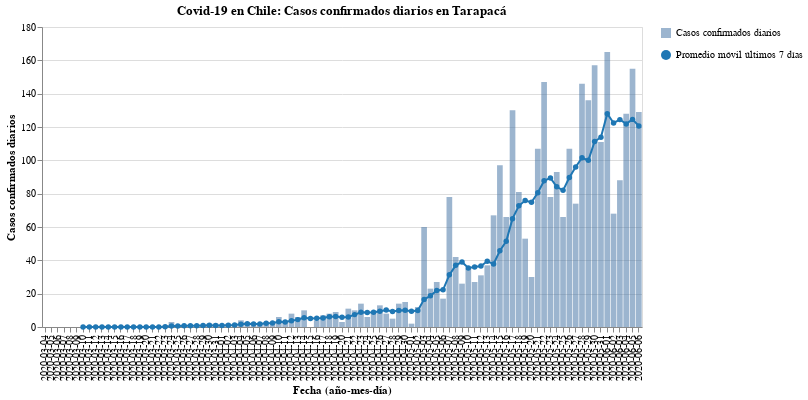

The code cell stored with this chart in its notebook:
### Code cell
#hide_input
bars, line = my_cases_plot(region)
(bars + line).properties(
    title=f'Covid-19 en Chile: Casos confirmados diarios en {region}',
    width=600
)

### Figure 1 — Vega-Lite specification as saved in the notebook (floating-point values rounded to 4 significant figures)
{"config": {"view": {"continuousWidth": 400, "continuousHeight": 300}}, "layer": [{"mark": {"type": "bar", "opacity": 0.7}, "encoding": {"opacity": {"type": "nominal", "field": "Casos confirmados diarios", "legend": {"title": ""}}, "tooltip": [{"type": "nominal", "field": "Fecha"}, {"type": "quantitative", "field": "Casos confirmados"}], "x": {"type": "nominal", "axis": {"title": "Fecha (año-mes-día)"}, "field": "Fecha"}, "y": {"type": "quantitative", "axis": {"title": "Casos confirmados diarios"}, "field": "Casos confirmados"}}}, {"mark": {"type": "line", "color": "#1f77b4", "point": {"filled": true, "fill": "#1f77b4"}}, "encoding": {"shape": {"type": "nominal", "field": "Promedio móvil últimos 7 días", "legend": {"title": ""}}, "x": {"type": "nominal", "axis": {"title": "Fecha (año-mes-día)"}, "field": "Fecha"}, "y": {"type": "quantitative", "field": "Rolling"}}}], "data": {"name": "data-26c4b0d8ef6438194bb486e574daab61"}, "title": "Covid-19 en Chile: Casos confirmados diarios en Tarapacá", "width": 600, "$schema": "https://vega.github.io/schema/vega-lite/v4.8.1.json", "datasets": {"data-26c4b0d8ef6438194bb486e574daab61": [{"Fecha": "2020-03-04", "Casos confirmados": 0, "Rolling": null, "Casos confirmados diarios": "Casos confirmados diarios", "Promedio móvil últimos 7 días": "Promedio móvil últimos 7 días"}, {"Fecha": "2020-03-05", "Casos confirmados": 0, "Rolling": null, "Casos confirmados diarios": "Casos confirmados diarios", "Promedio móvil últimos 7 días": "Promedio móvil últimos 7 días"}, {"Fecha": "2020-03-06", "Casos confirmados": 0, "Rolling": null, "Casos confirmados diarios": "Casos confirmados diarios", "Promedio móvil últimos 7 días": "Promedio móvil últimos 7 días"}, {"Fecha": "2020-03-07", "Casos confirmados": 0, "Rolling": null, "Casos confirmados diarios": "Casos confirmados diarios", "Promedio móvil últimos 7 días": "Promedio móvil últimos 7 días"}, {"Fecha": "2020-03-08", "Casos confirmados": 0, "Rolling": null, "Casos confirmados diarios": "Casos confirmados diarios", "Promedio móvil últimos 7 días": "Promedio móvil últimos 7 días"}, {"Fecha": "2020-03-09", "Casos confirmados": 0, "Rolling": null, "Casos confirmados diarios": "Casos confirmados diarios", "Promedio móvil últimos 7 días": "Promedio móvil últimos 7 días"}, {"Fecha": "2020-03-10", "Casos confirmados": 0, "Rolling": 0.0, "Casos confirmados diarios": "Casos confirmados diarios", "Promedio móvil últimos 7 días": "Promedio móvil últimos 7 días"}, {"Fecha": "2020-03-11", "Casos confirmados": 0, "Rolling": 0.0, "Casos confirmados diarios": "Casos confirmados diarios", "Promedio móvil últimos 7 días": "Promedio móvil últimos 7 días"}, {"Fecha": "2020-03-12", "Casos confirmados": 0, "Rolling": 0.0, "Casos confirmados diarios": "Casos confirmados diarios", "Promedio móvil últimos 7 días": "Promedio móvil últimos 7 días"}, {"Fecha": "2020-03-13", "Casos confirmados": 0, "Rolling": 0.0, "Casos confirmados diarios": "Casos confirmados diarios", "Promedio móvil últimos 7 días": "Promedio móvil últimos 7 días"}, {"Fecha": "2020-03-14", "Casos confirmados": 0, "Rolling": 0.0, "Casos confirmados diarios": "Casos confirmados diarios", "Promedio móvil últimos 7 días": "Promedio móvil últimos 7 días"}, {"Fecha": "2020-03-15", "Casos confirmados": 0, "Rolling": 0.0, "Casos confirmados diarios": "Casos confirmados diarios", "Promedio móvil últimos 7 días": "Promedio móvil últimos 7 días"}, {"Fecha": "2020-03-16", "Casos confirmados": 0, "Rolling": 0.0, "Casos confirmados diarios": "Casos confirmados diarios", "Promedio móvil últimos 7 días": "Promedio móvil últimos 7 días"}, {"Fecha": "2020-03-17", "Casos confirmados": 0, "Rolling": 0.0, "Casos confirmados diarios": "Casos confirmados diarios", "Promedio móvil últimos 7 días": "Promedio móvil últimos 7 días"}, {"Fecha": "2020-03-18", "Casos confirmados": 0, "Rolling": 0.0, "Casos confirmados diarios": "Casos confirmados diarios", "Promedio móvil últimos 7 días": "Promedio móvil últimos 7 días"}, {"Fecha": "2020-03-19", "Casos confirmados": 0, "Rolling": 0.0, "Casos confirmados diarios": "Casos confirmados diarios", "Promedio móvil últimos 7 días": "Promedio móvil últimos 7 días"}, {"Fecha": "2020-03-20", "Casos confirmados": 0, "Rolling": 0.0, "Casos confirmados diarios": "Casos confirmados diarios", "Promedio móvil últimos 7 días": "Promedio móvil últimos 7 días"}, {"Fecha": "2020-03-21", "Casos confirmados": 0, "Rolling": 0.0, "Casos confirmados diarios": "Casos confirmados diarios", "Promedio móvil últimos 7 días": "Promedio móvil últimos 7 días"}, {"Fecha": "2020-03-22", "Casos confirmados": 0, "Rolling": 0.0, "Casos confirmados diarios": "Casos confirmados diarios", "Promedio móvil últimos 7 días": "Promedio móvil últimos 7 días"}, {"Fecha": "2020-03-23", "Casos confirmados": 1, "Rolling": 0.1429, "Casos confirmados diarios": "Casos confirmados diarios", "Promedio móvil últimos 7 días": "Promedio móvil últimos 7 días"}, {"Fecha": "2020-03-24", "Casos confirmados": 3, "Rolling": 0.5714, "Casos confirmados diarios": "Casos confirmados diarios", "Promedio móvil últimos 7 días": "Promedio móvil últimos 7 días"}, {"Fecha": "2020-03-25", "Casos confirmados": 0, "Rolling": 0.5714, "Casos confirmados diarios": "Casos confirmados diarios", "Promedio móvil últimos 7 días": "Promedio móvil últimos 7 días"}, {"Fecha": "2020-03-26", "Casos confirmados": 1, "Rolling": 0.7143, "Casos confirmados diarios": "Casos confirmados diarios", "Promedio móvil últimos 7 días": "Promedio móvil últimos 7 días"}, {"Fecha": "2020-03-27", "Casos confirmados": 0, "Rolling": 0.7143, "Casos confirmados diarios": "Casos confirmados diarios", "Promedio móvil últimos 7 días": "Promedio móvil últimos 7 días"}, {"Fecha": "2020-03-28", "Casos confirmados": 0, "Rolling": 0.7143, "Casos confirmados diarios": "Casos confirmados diarios", "Promedio móvil últimos 7 días": "Promedio móvil últimos 7 días"}, {"Fecha": "2020-03-29", "Casos confirmados": 1, "Rolling": 0.8571, "Casos confirmados diarios": "Casos confirmados diarios", "Promedio móvil últimos 7 días": "Promedio móvil últimos 7 días"}, {"Fecha": "2020-03-30", "Casos confirmados": 2, "Rolling": 1.0, "Casos confirmados diarios": "Casos confirmados diarios", "Promedio móvil últimos 7 días": "Promedio móvil últimos 7 días"}, {"Fecha": "2020-03-31", "Casos confirmados": 2, "Rolling": 0.8571, "Casos confirmados diarios": "Casos confirmados diarios", "Promedio móvil últimos 7 días": "Promedio móvil últimos 7 días"}, {"Fecha": "2020-04-01", "Casos confirmados": 0, "Rolling": 0.8571, "Casos confirmados diarios": "Casos confirmados diarios", "Promedio móvil últimos 7 días": "Promedio móvil últimos 7 días"}, {"Fecha": "2020-04-02", "Casos confirmados": 2, "Rolling": 1.0, "Casos confirmados diarios": "Casos confirmados diarios", "Promedio móvil últimos 7 días": "Promedio móvil últimos 7 días"}, {"Fecha": "2020-04-03", "Casos confirmados": 1, "Rolling": 1.143, "Casos confirmados diarios": "Casos confirmados diarios", "Promedio móvil últimos 7 días": "Promedio móvil últimos 7 días"}, {"Fecha": "2020-04-04", "Casos confirmados": 4, "Rolling": 1.714, "Casos confirmados diarios": "Casos confirmados diarios", "Promedio móvil últimos 7 días": "Promedio móvil últimos 7 días"}, {"Fecha": "2020-04-05", "Casos confirmados": 3, "Rolling": 2.0, "Casos confirmados diarios": "Casos confirmados diarios", "Promedio móvil últimos 7 días": "Promedio móvil últimos 7 días"}, {"Fecha": "2020-04-06", "Casos confirmados": 1, "Rolling": 1.857, "Casos confirmados diarios": "Casos confirmados diarios", "Promedio móvil últimos 7 días": "Promedio móvil últimos 7 días"}, {"Fecha": "2020-04-07", "Casos confirmados": 2, "Rolling": 1.857, "Casos confirmados diarios": "Casos confirmados diarios", "Promedio móvil últimos 7 días": "Promedio móvil últimos 7 días"}, {"Fecha": "2020-04-08", "Casos confirmados": 3, "Rolling": 2.286, "Casos confirmados diarios": "Casos confirmados diarios", "Promedio móvil últimos 7 días": "Promedio móvil últimos 7 días"}, {"Fecha": "2020-04-09", "Casos confirmados": 3, "Rolling": 2.429, "Casos confirmados diarios": "Casos confirmados diarios", "Promedio móvil últimos 7 días": "Promedio móvil últimos 7 días"}, {"Fecha": "2020-04-10", "Casos confirmados": 6, "Rolling": 3.143, "Casos confirmados diarios": "Casos confirmados diarios", "Promedio móvil últimos 7 días": "Promedio móvil últimos 7 días"}, {"Fecha": "2020-04-11", "Casos confirmados": 3, "Rolling": 3.0, "Casos confirmados diarios": "Casos confirmados diarios", "Promedio móvil últimos 7 días": "Promedio móvil últimos 7 días"}, {"Fecha": "2020-04-12", "Casos confirmados": 8, "Rolling": 3.714, "Casos confirmados diarios": "Casos confirmados diarios", "Promedio móvil últimos 7 días": "Promedio móvil últimos 7 días"}, {"Fecha": "2020-04-13", "Casos confirmados": 6, "Rolling": 4.429, "Casos confirmados diarios": "Casos confirmados diarios", "Promedio móvil últimos 7 días": "Promedio móvil últimos 7 días"}, {"Fecha": "2020-04-14", "Casos confirmados": 10, "Rolling": 5.571, "Casos confirmados diarios": "Casos confirmados diarios", "Promedio móvil últimos 7 días": "Promedio móvil últimos 7 días"}, {"Fecha": "2020-04-15", "Casos confirmados": 0, "Rolling": 5.143, "Casos confirmados diarios": "Casos confirmados diarios", "Promedio móvil últimos 7 días": "Promedio móvil últimos 7 días"}, {"Fecha": "2020-04-16", "Casos confirmados": 4, "Rolling": 5.286, "Casos confirmados diarios": "Casos confirmados diarios", "Promedio móvil últimos 7 días": "Promedio móvil últimos 7 días"}, {"Fecha": "2020-04-17", "Casos confirmados": 7, "Rolling": 5.429, "Casos confirmados diarios": "Casos confirmados diarios", "Promedio móvil últimos 7 días": "Promedio móvil últimos 7 días"}, {"Fecha": "2020-04-18", "Casos confirmados": 8, "Rolling": 6.143, "Casos confirmados diarios": "Casos confirmados diarios", "Promedio móvil últimos 7 días": "Promedio móvil últimos 7 días"}, {"Fecha": "2020-04-19", "Casos confirmados": 9, "Rolling": 6.286, "Casos confirmados diarios": "Casos confirmados diarios", "Promedio móvil últimos 7 días": "Promedio móvil últimos 7 días"}, {"Fecha": "2020-04-20", "Casos confirmados": 3, "Rolling": 5.857, "Casos confirmados diarios": "Casos confirmados diarios", "Promedio móvil últimos 7 días": "Promedio móvil últimos 7 días"}, {"Fecha": "2020-04-21", "Casos confirmados": 11, "Rolling": 6.0, "Casos confirmados diarios": "Casos confirmados diarios", "Promedio móvil últimos 7 días": "Promedio móvil últimos 7 días"}, {"Fecha": "2020-04-22", "Casos confirmados": 10, "Rolling": 7.429, "Casos confirmados diarios": "Casos confirmados diarios", "Promedio móvil últimos 7 días": "Promedio móvil últimos 7 días"}, {"Fecha": "2020-04-23", "Casos confirmados": 14, "Rolling": 8.857, "Casos confirmados diarios": "Casos confirmados diarios", "Promedio móvil últimos 7 días": "Promedio móvil últimos 7 días"}, {"Fecha": "2020-04-24", "Casos confirmados": 6, "Rolling": 8.714, "Casos confirmados diarios": "Casos confirmados diarios", "Promedio móvil últimos 7 días": "Promedio móvil últimos 7 días"}, {"Fecha": "2020-04-25", "Casos confirmados": 9, "Rolling": 8.857, "Casos confirmados diarios": "Casos confirmados diarios", "Promedio móvil últimos 7 días": "Promedio móvil últimos 7 días"}, {"Fecha": "2020-04-26", "Casos confirmados": 13, "Rolling": 9.429, "Casos confirmados diarios": "Casos confirmados diarios", "Promedio móvil últimos 7 días": "Promedio móvil últimos 7 días"}, {"Fecha": "2020-04-27", "Casos confirmados": 8, "Rolling": 10.14, "Casos confirmados diarios": "Casos confirmados diarios", "Promedio móvil últimos 7 días": "Promedio móvil últimos 7 días"}, {"Fecha": "2020-04-28", "Casos confirmados": 5, "Rolling": 9.286, "Casos confirmados diarios": "Casos confirmados diarios", "Promedio móvil últimos 7 días": "Promedio móvil últimos 7 días"}, {"Fecha": "2020-04-29", "Casos confirmados": 14, "Rolling": 9.857, "Casos confirmados diarios": "Casos confirmados diarios", "Promedio móvil últimos 7 días": "Promedio móvil últimos 7 días"}, {"Fecha": "2020-04-30", "Casos confirmados": 15, "Rolling": 10.0, "Casos confirmados diarios": "Casos confirmados diarios", "Promedio móvil últimos 7 días": "Promedio móvil últimos 7 días"}, {"Fecha": "2020-05-01", "Casos confirmados": 2, "Rolling": 9.429, "Casos confirmados diarios": "Casos confirmados diarios", "Promedio móvil últimos 7 días": "Promedio móvil últimos 7 días"}, {"Fecha": "2020-05-02", "Casos confirmados": 12, "Rolling": 9.857, "Casos confirmados diarios": "Casos confirmados diarios", "Promedio móvil últimos 7 días": "Promedio móvil últimos 7 días"}, {"Fecha": "2020-05-03", "Casos confirmados": 60, "Rolling": 16.57, "Casos confirmados diarios": "Casos confirmados diarios", "Promedio móvil últimos 7 días": "Promedio móvil últimos 7 días"}, {"Fecha": "2020-05-04", "Casos confirmados": 23, "Rolling": 18.71, "Casos confirmados diarios": "Casos confirmados diarios", "Promedio móvil últimos 7 días": "Promedio móvil últimos 7 días"}, {"Fecha": "2020-05-05", "Casos confirmados": 27, "Rolling": 21.86, "Casos confirmados diarios": "Casos confirmados diarios", "Promedio móvil últimos 7 días": "Promedio móvil últimos 7 días"}, {"Fecha": "2020-05-06", "Casos confirmados": 17, "Rolling": 22.29, "Casos confirmados diarios": "Casos confirmados diarios", "Promedio móvil últimos 7 días": "Promedio móvil últimos 7 días"}, {"Fecha": "2020-05-07", "Casos confirmados": 78, "Rolling": 31.29, "Casos confirmados diarios": "Casos confirmados diarios", "Promedio móvil últimos 7 días": "Promedio móvil últimos 7 días"}, {"Fecha": "2020-05-08", "Casos confirmados": 42, "Rolling": 37.0, "Casos confirmados diarios": "Casos confirmados diarios", "Promedio móvil últimos 7 días": "Promedio móvil últimos 7 días"}, {"Fecha": "2020-05-09", "Casos confirmados": 26, "Rolling": 39.0, "Casos confirmados diarios": "Casos confirmados diarios", "Promedio móvil últimos 7 días": "Promedio móvil últimos 7 días"}, {"Fecha": "2020-05-10", "Casos confirmados": 35, "Rolling": 35.43, "Casos confirmados diarios": "Casos confirmados diarios", "Promedio móvil últimos 7 días": "Promedio móvil últimos 7 días"}, {"Fecha": "2020-05-11", "Casos confirmados": 27, "Rolling": 36.0, "Casos confirmados diarios": "Casos confirmados diarios", "Promedio móvil últimos 7 días": "Promedio móvil últimos 7 días"}, {"Fecha": "2020-05-12", "Casos confirmados": 31, "Rolling": 36.57, "Casos confirmados diarios": "Casos confirmados diarios", "Promedio móvil últimos 7 días": "Promedio móvil últimos 7 días"}, {"Fecha": "2020-05-13", "Casos confirmados": 37, "Rolling": 39.43, "Casos confirmados diarios": "Casos confirmados diarios", "Promedio móvil últimos 7 días": "Promedio móvil últimos 7 días"}, {"Fecha": "2020-05-14", "Casos confirmados": 67, "Rolling": 37.86, "Casos confirmados diarios": "Casos confirmados diarios", "Promedio móvil últimos 7 días": "Promedio móvil últimos 7 días"}, {"Fecha": "2020-05-15", "Casos confirmados": 97, "Rolling": 45.71, "Casos confirmados diarios": "Casos confirmados diarios", "Promedio móvil últimos 7 días": "Promedio móvil últimos 7 días"}, {"Fecha": "2020-05-16", "Casos confirmados": 66, "Rolling": 51.43, "Casos confirmados diarios": "Casos confirmados diarios", "Promedio móvil últimos 7 días": "Promedio móvil últimos 7 días"}, {"Fecha": "2020-05-17", "Casos confirmados": 130, "Rolling": 65.0, "Casos confirmados diarios": "Casos confirmados diarios", "Promedio móvil últimos 7 días": "Promedio móvil últimos 7 días"}, {"Fecha": "2020-05-18", "Casos confirmados": 81, "Rolling": 72.71, "Casos confirmados diarios": "Casos confirmados diarios", "Promedio móvil últimos 7 días": "Promedio móvil últimos 7 días"}, {"Fecha": "2020-05-19", "Casos confirmados": 53, "Rolling": 75.86, "Casos confirmados diarios": "Casos confirmados diarios", "Promedio móvil últimos 7 días": "Promedio móvil últimos 7 días"}, {"Fecha": "2020-05-20", "Casos confirmados": 30, "Rolling": 74.86, "Casos confirmados diarios": "Casos confirmados diarios", "Promedio móvil últimos 7 días": "Promedio móvil últimos 7 días"}, {"Fecha": "2020-05-21", "Casos confirmados": 107, "Rolling": 80.57, "Casos confirmados diarios": "Casos confirmados diarios", "Promedio móvil últimos 7 días": "Promedio móvil últimos 7 días"}, {"Fecha": "2020-05-22", "Casos confirmados": 147, "Rolling": 87.71, "Casos confirmados diarios": "Casos confirmados diarios", "Promedio móvil últimos 7 días": "Promedio móvil últimos 7 días"}, {"Fecha": "2020-05-23", "Casos confirmados": 78, "Rolling": 89.43, "Casos confirmados diarios": "Casos confirmados diarios", "Promedio móvil últimos 7 días": "Promedio móvil últimos 7 días"}, {"Fecha": "2020-05-24", "Casos confirmados": 93, "Rolling": 84.14, "Casos confirmados diarios": "Casos confirmados diarios", "Promedio móvil últimos 7 días": "Promedio móvil últimos 7 días"}, {"Fecha": "2020-05-25", "Casos confirmados": 66, "Rolling": 82.0, "Casos confirmados diarios": "Casos confirmados diarios", "Promedio móvil últimos 7 días": "Promedio móvil últimos 7 días"}, {"Fecha": "2020-05-26", "Casos confirmados": 107, "Rolling": 89.71, "Casos confirmados diarios": "Casos confirmados diarios", "Promedio móvil últimos 7 días": "Promedio móvil últimos 7 días"}, {"Fecha": "2020-05-27", "Casos confirmados": 74, "Rolling": 96.0, "Casos confirmados diarios": "Casos confirmados diarios", "Promedio móvil últimos 7 días": "Promedio móvil últimos 7 días"}, {"Fecha": "2020-05-28", "Casos confirmados": 146, "Rolling": 101.6, "Casos confirmados diarios": "Casos confirmados diarios", "Promedio móvil últimos 7 días": "Promedio móvil últimos 7 días"}, {"Fecha": "2020-05-29", "Casos confirmados": 136, "Rolling": 100.0, "Casos confirmados diarios": "Casos confirmados diarios", "Promedio móvil últimos 7 días": "Promedio móvil últimos 7 días"}, {"Fecha": "2020-05-30", "Casos confirmados": 157, "Rolling": 111.3, "Casos confirmados diarios": "Casos confirmados diarios", "Promedio móvil últimos 7 días": "Promedio móvil últimos 7 días"}, {"Fecha": "2020-05-31", "Casos confirmados": 111, "Rolling": 113.9, "Casos confirmados diarios": "Casos confirmados diarios", "Promedio móvil últimos 7 días": "Promedio móvil últimos 7 días"}, {"Fecha": "2020-06-01", "Casos confirmados": 165, "Rolling": 128.0, "Casos confirmados diarios": "Casos confirmados diarios", "Promedio móvil últimos 7 días": "Promedio móvil últimos 7 días"}, {"Fecha": "2020-06-02", "Casos confirmados": 68, "Rolling": 122.4, "Casos confirmados diarios": "Casos confirmados diarios", "Promedio móvil últimos 7 días": "Promedio móvil últimos 7 días"}, {"Fecha": "2020-06-03", "Casos confirmados": 88, "Rolling": 124.4, "Casos confirmados diarios": "Casos confirmados diarios", "Promedio móvil últimos 7 días": "Promedio móvil últimos 7 días"}, {"Fecha": "2020-06-04", "Casos confirmados": 128, "Rolling": 121.9, "Casos confirmados diarios": "Casos confirmados diarios", "Promedio móvil últimos 7 días": "Promedio móvil últimos 7 días"}, {"Fecha": "2020-06-05", "Casos confirmados": 155, "Rolling": 124.6, "Casos confirmados diarios": "Casos confirmados diarios", "Promedio móvil últimos 7 días": "Promedio móvil últimos 7 días"}, {"Fecha": "2020-06-06", "Casos confirmados": 129, "Rolling": 120.6, "Casos confirmados diarios": "Casos confirmados diarios", "Promedio móvil últimos 7 días": "Promedio móvil últimos 7 días"}]}}
